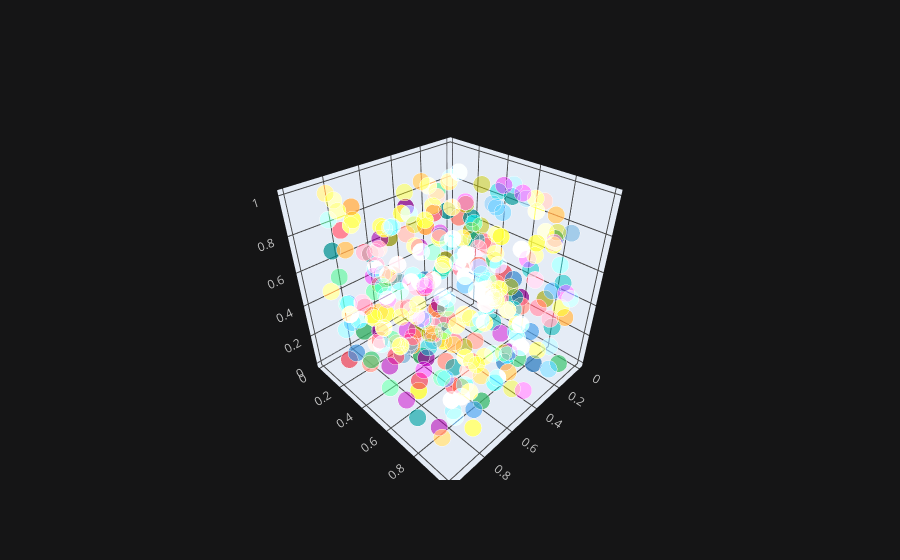

The cell this chart's notebook holds for it:
### Code cell
df.iplot(x='a',y='b',z='c', kind = 'scatter3d')

### Figure 1 — Plotly figure (JSON) as saved in the notebook; plotly's stock layout.template omitted (floating-point values rounded to 4 significant figures; data arrays with more than 128 entries replaced by an {"elided": "..."} marker saying what was removed)
{"data": [{"marker": {"color": {"elided": "300 str values"}, "opacity": 0.8, "size": {"elided": "300 int values"}, "symbol": "circle"}, "mode": "markers", "text": {"elided": "300 str values"}, "type": "scatter3d", "x": {"elided": "300 float values"}, "y": {"elided": "300 float values"}, "z": {"elided": "300 float values"}}], "layout": {"legend": {"bgcolor": "#151516", "font": {"color": "#D9D9D9"}}, "paper_bgcolor": "#151516", "plot_bgcolor": "#151516", "scene": {"xaxis": {"gridcolor": "#434343", "showgrid": true, "tickfont": {"color": "#C2C2C2"}, "title": {"font": {"color": "#D9D9D9"}, "text": ""}, "zerolinecolor": "#666570"}, "yaxis": {"gridcolor": "#434343", "showgrid": true, "tickfont": {"color": "#C2C2C2"}, "title": {"font": {"color": "#D9D9D9"}, "text": ""}, "zerolinecolor": "#666570"}, "zaxis": {"gridcolor": "#434343", "showgrid": true, "tickfont": {"color": "#C2C2C2"}, "title": {"font": {"color": "#D9D9D9"}, "text": ""}, "zerolinecolor": "#666570"}}, "title": {"font": {"color": "#D9D9D9"}}}}
